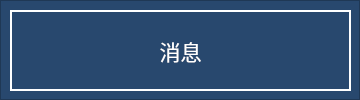
<?xml version="1.0" encoding="UTF-8"?>
<ui version="4.0">
 <class>WarningMessage</class>
 <widget class="QFrame" name="WarningMessage">
  <property name="geometry">
   <rect>
    <x>0</x>
    <y>0</y>
    <width>360</width>
    <height>100</height>
   </rect>
  </property>
  <property name="windowTitle">
   <string>Frame</string>
  </property>
  <property name="styleSheet">
   <string notr="true">background: rgb(40, 72, 110);
color: rgb(220, 220, 220);</string>
  </property>
  <property name="frameShape">
   <enum>QFrame::StyledPanel</enum>
  </property>
  <property name="frameShadow">
   <enum>QFrame::Raised</enum>
  </property>
  <widget class="QLabel" name="warn_label">
   <property name="geometry">
    <rect>
     <x>10</x>
     <y>10</y>
     <width>341</width>
     <height>81</height>
    </rect>
   </property>
   <property name="font">
    <font>
     <family>Tahoma</family>
     <pointsize>16</pointsize>
    </font>
   </property>
   <property name="styleSheet">
    <string notr="true">background: transparent;
color: rgb(255,255,255);
border: 2 solid rgb(255,255,255);</string>
   </property>
   <property name="text">
    <string>消息</string>
   </property>
   <property name="alignment">
    <set>Qt::AlignCenter</set>
   </property>
  </widget>
 </widget>
 <resources/>
 <connections/>
</ui>
